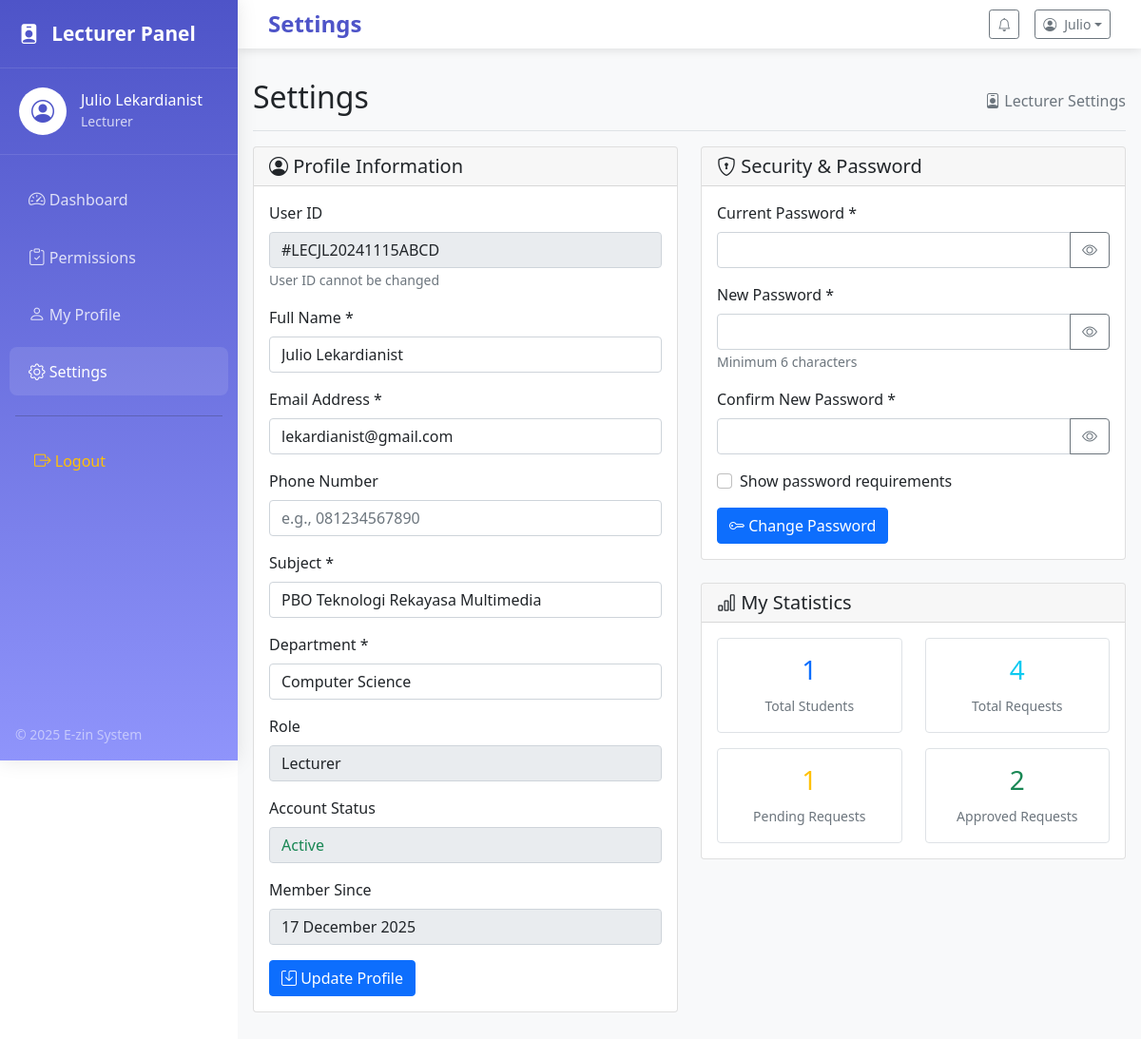
Screenshot of /lecturer/settings.php (signed in) with the database file from the repository.
### tables this page shows
CREATE TABLE `employees` (
  `id` int(11) NOT NULL,
  `user_id` varchar(50) DEFAULT NULL,
  `name` varchar(100) DEFAULT NULL,
  `email` varchar(100) DEFAULT NULL,
  `subject` varchar(255) DEFAULT NULL,
  `role` enum('lecturer','staff','student') DEFAULT NULL,
  `phone` varchar(20) DEFAULT NULL,
  `department` varchar(100) DEFAULT NULL,
  `status` enum('active','inactive') DEFAULT 'active',
  `created_at` timestamp NOT NULL DEFAULT current_timestamp()
);

CREATE TABLE `users` (
  `id` int(11) NOT NULL,
  `user_id` varchar(50) DEFAULT NULL,
  `name` varchar(100) DEFAULT NULL,
  `email` varchar(100) DEFAULT NULL,
  `password` varchar(255) DEFAULT NULL,
  `role` enum('admin','lecturer','staff','student') DEFAULT NULL,
  `created_at` timestamp NOT NULL DEFAULT current_timestamp(),
  `status` enum('active','inactive') DEFAULT 'active',
  `phone` varchar(20) DEFAULT NULL
);

### lecturer/settings.php (the view, shortened to what this page needs)
<?php
require_once 'includes/header.php';
require_once 'config/database.php';
$stmt = $pdo->prepare("SELECT u.*, e.phone, e.subject, e.department
                       FROM users u
                       LEFT JOIN employees e ON u.user_id = e.user_id
                       WHERE u.user_id = ?");
$stmt->execute([$_SESSION['user_id']]);
$lecturer = $stmt->fetch();
?>
<div class="d-flex justify-content-between flex-wrap flex-md-nowrap align-items-center pt-3 pb-2 mb-3 border-bottom">
    <h1 class="h2">Settings</h1>
    <div class="text-muted">
        <i class="bi bi-person-badge"></i> Lecturer Settings
    </div>
</div>
<div class="row">
    <div class="col-md-6">
        <div class="card mb-4">
            <div class="card-header">
                <h5 class="mb-0"><i class="bi bi-person-circle"></i> Profile Information</h5>
            </div>
            <div class="card-body">
                <form method="POST" action="">
                    <div class="mb-3">
                        <label class="form-label">User ID</label>
                        <input type="text" class="form-control" value="<?php echo htmlspecialchars($lecturer['user_id']); ?>" readonly>
                        <small class="text-muted">User ID cannot be changed</small>
                    </div>
                    <div class="mb-3">
                        <label class="form-label">Full Name *</label>
                        <input type="text" class="form-control" name="name"
                               value="<?php echo htmlspecialchars($lecturer['name']); ?>" required>
                    </div>
                    <div class="mb-3">
                        <label class="form-label">Email Address *</label>
                        <input type="email" class="form-control" name="email"
                               value="<?php echo htmlspecialchars($lecturer['email']); ?>" required>
                    </div>
                    <div class="mb-3">
                        <label class="form-label">Phone Number</label>
                        <input type="text" class="form-control" name="phone"
                               value="<?php echo htmlspecialchars($lecturer['phone'] ?? ''); ?>"
                               placeholder="e.g., 081234567890">
                    </div>
                    <div class="mb-3">
                        <label class="form-label">Subject *</label>
                        <input type="text" class="form-control" name="subject"
                               value="<?php echo htmlspecialchars($lecturer['subject']); ?>" required>
                    </div>
                    <div class="mb-3">
                        <label class="form-label">Department *</label>
                        <input type="text" class="form-control" name="department"
                               value="<?php echo htmlspecialchars($lecturer['department']); ?>" required>
                    </div>
                    <div class="mb-3">
                        <label class="form-label">Role</label>
                        <input type="text" class="form-control" value="Lecturer" readonly>
                    </div>
                    <div class="mb-3">
                        <label class="form-label">Account Status</label>
                        <input type="text" class="form-control"
                               value="<?php echo ucfirst($lecturer['status'] ?? 'active'); ?>"
                               style="color: <?php echo ($lecturer['status'] ?? 'active') == 'active' ? '#198754' : '#6c757d'; ?>"
                               readonly>
                    </div>
                    <div class="mb-3">
                        <label class="form-label">Member Since</label>
                        <input type="text" class="form-control"
                               value="<?php echo date('d F Y', strtotime($lecturer['created_at'])); ?>" readonly>
                    </div>
                    <button type="submit" name="update_profile" class="btn btn-primary">
                        <i class="bi bi-save"></i> Update Profile
                    </button>
                </form>
            </div>
        </div>
    </div>
    <div class="col-md-6">
        <div class="card mb-4">
            <div class="card-header">
                <h5 class="mb-0"><i class="bi bi-shield-lock"></i> Security & Password</h5>
            </div>
            <div class="card-body">
                <form method="POST" action="" id="passwordForm">
                    <div class="mb-3">
                        <label class="form-label">Current Password *</label>
                        <div class="input-group">
                            <input type="password" class="form-control" name="current_password"
                                   id="current_password" required>
                            <button class="btn btn-outline-secondary" type="button"
                                    onclick="togglePassword('current_password')">
                                <i class="bi bi-eye"></i>
                            </button>
                        </div>
                    </div>
                    <div class="mb-3">
                        <label class="form-label">New Password *</label>
                        <div class="input-group">
                            <input type="password" class="form-control" name="new_password"
                                   id="new_password" required>
                            <button class="btn btn-outline-secondary" type="button"
                                    onclick="togglePassword('new_password')">
                                <i class="bi bi-eye"></i>
                            </button>
                        </div>
                        <small class="text-muted">Minimum 6 characters</small>
                    </div>
                    <div class="mb-3">
                        <label class="form-label">Confirm New Password *</label>
                        <div class="input-group">
                            <input type="password" class="form-control" name="confirm_password"
                                   id="confirm_password" required>
                            <button class="btn btn-outline-secondary" type="button"
                                    onclick="togglePassword('confirm_password')">
                                <i class="bi bi-eye"></i>
                            </button>
                        </div>
                    </div>
                    <div class="mb-3">
                        <div class="form-check">
                            <input class="form-check-input" type="checkbox" id="showPasswordRules">
                            <label class="form-check-label" for="showPasswordRules">
                                Show password requirements
                            </label>
                        </div>
                    </div>
                    <button type="submit" name="change_password" class="btn btn-primary">
                        <i class="bi bi-key"></i> Change Password
                    </button>
                </form>
            </div>
        </div>
        <div class="card">
            <div class="card-header">
                <h5 class="mb-0"><i class="bi bi-bar-chart"></i> My Statistics</h5>
            </div>
            <div class="card-body">
                <?php
                $statsStmt = $pdo->prepare("SELECT
                    (SELECT COUNT(*) FROM employees
                     WHERE role = 'student'
                     AND (department = ? OR subject LIKE ?)) as total_students,
                    (SELECT COUNT(*) FROM permissions p
                     JOIN employees e ON p.user_id = e.user_id
                     WHERE e.role = 'student'
                     AND (e.department = ? OR e.subject LIKE ?)) as total_permissions,
                    (SELECT COUNT(*) FROM permissions p
                     JOIN employees e ON p.user_id = e.user_id
                     WHERE e.role = 'student'
                     AND (e.department = ? OR e.subject LIKE ?)
                     AND p.status = 'pending') as pending_permissions,
                    (SELECT COUNT(*) FROM permissions p
                     JOIN employees e ON p.user_id = e.user_id
                     WHERE e.role = 'student'
                     AND (e.department = ? OR e.subject LIKE ?)
                     AND p.status = 'approved') as approved_permissions");
                $statsStmt->execute([
                    $lecturer['department'], '%' . $lecturer['subject'] . '%',
                    $lecturer['department'], '%' . $lecturer['subject'] . '%',
                    $lecturer['department'], '%' . $lecturer['subject'] . '%',
                    $lecturer['department'], '%' . $lecturer['subject'] . '%'
                ]);
                $stats = $statsStmt->fetch();
                ?>
                <div class="row text-center">
                    <div class="col-6 mb-3">
                        <div class="p-3 border rounded">
                            <h3 class="text-primary"><?php echo $stats['total_students']; ?></h3>
                            <small class="text-muted">Total Students</small>
                        </div>
                    </div>
                    <div class="col-6 mb-3">
                        <div class="p-3 border rounded">
                            <h3 class="text-info"><?php echo $stats['total_permissions']; ?></h3>
                            <small class="text-muted">Total Requests</small>
                        </div>
                    </div>
                    <div class="col-6">
                        <div class="p-3 border rounded">
                            <h3 class="text-warning"><?php echo $stats['pending_permissions']; ?></h3>
                            <small class="text-muted">Pending Requests</small>
                        </div>
                    </div>
                    <div class="col-6">
                        <div class="p-3 border rounded">
                            <h3 class="text-success"><?php echo $stats['approved_permissions']; ?></h3>
                            <small class="text-muted">Approved Requests</small>
                        </div>
                    </div>
                </div>
            </div>
        </div>
    </div>
</div>
<?php require_once 'includes/footer.php'; ?>

### lecturer/includes/header.php (style rules this page uses)
:root { --lecturer-primary: #4e54c8; --lecturer-secondary: #8f94fb; --lecturer-light: #f8f9ff; }

### rows the page displays
employees: user_id "#LECJL20241115ABCD", name "Julio Lekardianist", email "lekardianist@gmail.com", subject "PBO Teknologi Rekayasa Multimedia", department "Computer Science", status "Active", created_at "17 December 2025"

### other values shown
$_SESSION['name'] "Julio Lekardianist"
$pageTitle "Settings"
explode(' ', $_SESSION['name'] ?? 'User')[0] "Julio"
$stats['total_students'] "1"
$stats['total_permissions'] "4"
$stats['pending_permissions'] "1"
$stats['approved_permissions'] "2"
